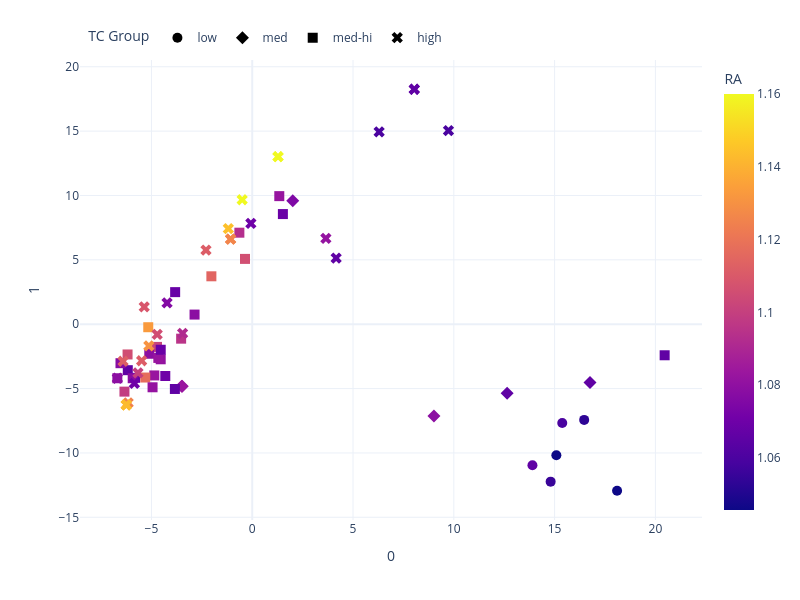

The code cell stored with this chart in its notebook:
### Code cell
PCA_plotter(plot_df_ss, 'RA', model_name, save_name=save_name+"_ss", save=save)

### Figure 1 — Plotly figure (JSON) as saved in the notebook; plotly's stock layout.template omitted (floating-point values rounded to 4 significant figures; data arrays with more than 128 entries replaced by an {"elided": "..."} marker saying what was removed)
{"data": [{"customdata": [[1.053, 0.6813, 157.2, 109.1, 1.432, 1.58], [1.066, 0.6783, 153.8, 105.9, 1.8, 1.47], [1.06, 0.6783, 154.6, 105.9, 1.8, 1.52], [1.046, 0.6813, 158.2, 109.1, 2.692, 1.45], [1.046, 0.66, 158.2, 91.36, 2.377, 1.36], [1.056, 0.6625, 156.0, 69.55, 1.313, 1.4]], "hovertemplate": "<b>%{hovertext}</b><br><br>TC Group=low<br>0=%{x}<br>1=%{y}<br>RA=%{marker.color}<br>RB=%{customdata[1]}<br>MA=%{customdata[2]}<br>MB=%{customdata[3]}<br>Entropy_conf=%{customdata[4]}<br>Target TC=%{customdata[5]}<extra></extra>", "hovertext": ["Gd2(Zr1/4Hf1/4Sn1/4Ti1/4)2O7", "(Sm1/2Gd1/2)2(Zr1/3Hf1/3Ti1/3)2O7", "(Gd1/2Eu1/2)2(Zr1/3Hf1/3Ti1/3)2O7", "(Sm1/4Gd1/4Eu1/4Yb1/4)2(Zr1/4Hf1/4Sn1/4Ti1/4)2O7", "(Sm1/4Gd1/4Eu1/4Yb1/4)2(Zr1/4Hf1/4Ti1/2)2O7", "(Sm3/4Yb1/4)2(Zr1/2Ti1/2)2O7"], "legendgroup": "low", "marker": {"color": [1.053, 1.066, 1.06, 1.046, 1.046, 1.056], "coloraxis": "coloraxis", "size": 10, "symbol": "circle"}, "mode": "markers", "name": "low", "orientation": "v", "showlegend": true, "type": "scatter", "x": [16.47, 13.9, 15.38, 15.09, 18.1, 14.8], "xaxis": "x", "y": [-7.435, -10.96, -7.677, -10.18, -12.94, -12.23], "yaxis": "y"}, {"customdata": [[1.083, 0.72, 151.5, 91.22, 0.7499, 1.771], [1.083, 0.72, 151.5, 91.22, 0.7499, 1.773], [1.075, 0.72, 137.0, 91.22, 1.114, 1.798], [1.079, 0.6813, 150.4, 109.1, 1.432, 1.73], [1.066, 0.6813, 153.2, 109.1, 2.43, 1.67], [1.066, 0.6558, 153.2, 88.67, 2.3, 1.71]], "hovertemplate": "<b>%{hovertext}</b><br><br>TC Group=med<br>0=%{x}<br>1=%{y}<br>RA=%{marker.color}<br>RB=%{customdata[1]}<br>MA=%{customdata[2]}<br>MB=%{customdata[3]}<br>Entropy_conf=%{customdata[4]}<br>Target TC=%{customdata[5]}<extra></extra>", "hovertext": ["*Gd1.33Ce0.67Zr2.00O7.00", "*Gd1.33Ce0.67Zr2.00O7.00", "*La0.56Gd1.00Y0.44Zr2.00O7.00", "Sm2(Zr1/4Hf1/4Sn1/4Ti1/4)2O7", "(Sm1/3Gd1/3Eu1/3)2(Zr1/4Hf1/4Sn1/4Ti1/4)2O7", "(Sm1/3Gd1/3Eu1/3)2(Zr1/6Hf1/6Sn1/6Ti1/2)2O7"], "legendgroup": "med", "marker": {"color": [1.083, 1.083, 1.075, 1.079, 1.066, 1.066], "coloraxis": "coloraxis", "size": 10, "symbol": "diamond"}, "mode": "markers", "name": "med", "orientation": "v", "showlegend": true, "type": "scatter", "x": [-3.473, -3.503, 2.011, 9.014, 12.64, 16.76], "xaxis": "x", "y": [-4.827, -4.816, 9.6, -7.131, -5.362, -4.528], "yaxis": "y"}, {"customdata": {"elided": "27x6 float values"}, "hovertemplate": "<b>%{hovertext}</b><br><br>TC Group=med-hi<br>0=%{x}<br>1=%{y}<br>RA=%{marker.color}<br>RB=%{customdata[1]}<br>MA=%{customdata[2]}<br>MB=%{customdata[3]}<br>Entropy_conf=%{customdata[4]}<br>Target TC=%{customdata[5]}<extra></extra>", "hovertext": ["*Sm2.00Zr2.00O7.00", "*Sm1.38Eu0.15Dy0.46Zr2.00O7.00", "*Sm1.33Gd0.44Dy0.22Zr2.00O7.00", "*Nd0.86Sm0.76Er0.38Zr2.00O7.00", "*La0.53Gd0.53Dy0.95Zr2.00O7.00", "*Dy0.67Pr1.33Zr2.00O7.00", "*Nd0.70Sm0.09Eu0.70Ce0.52Zr2.00O7.00", "*Sm0.86Dy0.29Ce0.86Zr2.00O7.00", "*La1.00Sm0.25Eu0.75Zr2.00O7.00", "*Nd0.86Sm0.29Gd0.86Zr2.00O7.00", "*Gd0.63Dy0.21Pr0.84Ce0.32Zr2.00O7.00", "*Nd1.00Dy1.00Zr2.00O7.00", "*La1.38Yb0.62Zr2.00O7.00", "*Eu0.53Y0.53Pr0.95Zr2.00O7.00", "*Sm0.58Gd0.33Eu0.67Pr0.08Ce0.33Zr2.00O7.00", "*La1.33Sm0.67Zr2.00O7.00", "*Nd0.86Sm0.57Pr0.57Zr2.00O7.00", "*Sm0.24Tm0.72Pr0.40Ce0.64Zr2.00O7.00", "*La0.09Y0.78Dy0.26Pr0.17Ce0.70Zr2.00O7.00", "*Nd0.92Gd1.08Zr2.00O7.00", "*Sm0.10Gd0.70Ho0.60Ce0.60Zr2.00O7.00", "*Eu0.80Tm0.40Ce0.80Zr2.00O7.00", "*Eu0.55Dy0.55Er0.30Pr0.06Ce0.55Zr2.00O7.00", "*Nd0.18Gd0.36Pr0.73Ce0.73Zr2.00O7.00", "(Sm1/3Gd1/3Eu1/3)2(Zr1/2Hf1/2)2O7", "(Sm1/3Gd1/3Eu1/3)2(Zr1/12Hf1/12Sn1/12Ti3/4)2O7", "(La1/7Nd1/7Sm1/7Gd1/7Eu1/7Pr1/7Ce1/7)2(Zr1/2Hf1/2)2O7"], "legendgroup": "med-hi", "marker": {"color": [1.079, 1.066, 1.067, 1.078, 1.069, 1.093, 1.102, 1.099, 1.115, 1.081, 1.095, 1.068, 1.106, 1.082, 1.083, 1.133, 1.105, 1.078, 1.079, 1.079, 1.07, 1.082, 1.069, 1.117, 1.066, 1.066, 1.081], "coloraxis": "coloraxis", "size": 10, "symbol": "square"}, "mode": "markers", "name": "med-hi", "orientation": "v", "showlegend": true, "type": "scatter", "x": [-6.692, -6.174, -5.812, -6.536, 1.52, -0.6386, -4.725, -6.339, -2.027, -4.541, -3.527, -3.824, -0.3587, 1.342, -4.858, -5.158, -6.185, -5.93, -5.107, -2.862, -4.313, -4.659, -4.54, -5.306, -3.838, 20.46, -4.945], "xaxis": "x", "y": [-4.198, -3.572, -4.165, -3.028, 8.555, 7.109, -1.764, -5.237, 3.722, -2.725, -1.123, 2.492, 5.073, 9.949, -3.98, -0.2341, -2.35, -4.196, -2.296, 0.7473, -4.023, -2.62, -1.984, -4.142, -5.031, -2.414, -4.9], "yaxis": "y"}, {"customdata": {"elided": "28x6 float values"}, "hovertemplate": "<b>%{hovertext}</b><br><br>TC Group=high<br>0=%{x}<br>1=%{y}<br>RA=%{marker.color}<br>RB=%{customdata[1]}<br>MA=%{customdata[2]}<br>MB=%{customdata[3]}<br>Entropy_conf=%{customdata[4]}<br>Target TC=%{customdata[5]}<extra></extra>", "hovertext": ["*La0.62Y0.34Er0.28Pr0.28Ce0.48Zr2.00O7.00", "*Pr2.00Zr2.00O7.00", "*Sm0.18Er0.18Ce1.64Zr2.00O7.00", "*Eu0.20Ho0.90Pr0.90Zr2.00O7.00", "*Ce2.00Zr2.00O7.00", "*Pr2.00Zr2.00O7.00", "*Ce2.00Zr2.00O7.00", "*La1.12Nd0.38Er0.50Zr2.00O7.00", "*La2.00Zr2.00O7.00", "*Ce2.00Zr2.00O7.00", "*Nd1.45Sm0.18Ce0.36Zr2.00O7.00", "*La1.14Nd0.14Pr0.71Zr2.00O7.00", "*Tm0.42Ho0.42Er0.21Ce0.95Zr2.00O7.00", "*La0.84Y0.32Ce0.84Zr2.00O7.00", "*Eu2.00Zr2.00O7.00", "*Eu1.08Ho0.15Ce0.77Zr2.00O7.00", "*La0.20Sm0.20Ho0.53Pr0.47Ce0.60Zr2.00O7.00", "*Eu2.00Zr2.00O7.00", "*Nd2.00Zr2.00O7.00", "La2Zr2O7", "Sm2Zr2O7", "La2(Zr1/2Hf1/2)2O7", "(La1/2Pr1/2)2(Zr1/3Hf1/3Sn1/3)2O7", "(Gd1/2Eu1/2)2(Zr1/3Hf1/3Sn1/3)2O7", "(La1/3Nd1/3Pr1/3)2(Zr1/2Hf1/2)2O7", "(Sm1/3Gd1/3Eu1/3)2(Zr1/3Hf1/3Sn1/3)2O7", "(La1/5Nd1/5Sm1/5Eu1/5Ce1/5)2Zr2O7", "(La1/7Nd1/7Sm1/7Gd1/7Eu1/7Pr1/7Ce1/7)2(Zr1/3Hf1/3Sn1/3)2O7"], "legendgroup": "high", "marker": {"color": [1.105, 1.126, 1.125, 1.07, 1.143, 1.126, 1.143, 1.111, 1.16, 1.143, 1.112, 1.144, 1.07, 1.131, 1.066, 1.092, 1.1, 1.066, 1.109, 1.16, 1.079, 1.16, 1.06, 1.06, 1.076, 1.066, 1.111, 1.081], "coloraxis": "coloraxis", "size": 10, "symbol": "x"}, "mode": "markers", "name": "high", "orientation": "v", "showlegend": true, "type": "scatter", "x": [-4.715, -1.074, -6.155, -0.06797, -6.249, -1.074, -6.249, -2.295, 1.279, -6.249, -6.409, -1.187, -5.847, -5.13, 8.038, -3.455, -5.67, 8.038, -5.359, 1.279, -6.692, -0.4999, 6.295, 9.734, -4.226, 4.163, -5.487, 3.653], "xaxis": "x", "y": [-0.7929, 6.605, -6.105, 7.827, -6.263, 6.605, -6.263, 5.757, 13.01, -6.263, -2.877, 7.42, -4.592, -1.688, 18.25, -0.7116, -3.781, 18.25, 1.344, 13.01, -4.198, 9.667, 14.94, 15.04, 1.656, 5.138, -2.841, 6.662], "yaxis": "y"}], "layout": {"coloraxis": {"cmax": 1.16, "cmin": 1.046, "colorbar": {"title": {"text": "RA"}}, "colorscale": [[0, "#0d0887"], [0.1111, "#46039f"], [0.2222, "#7201a8"], [0.3333, "#9c179e"], [0.4444, "#bd3786"], [0.5556, "#d8576b"], [0.6667, "#ed7953"], [0.7778, "#fb9f3a"], [0.8889, "#fdca26"], [1, "#f0f921"]]}, "height": 600, "legend": {"orientation": "h", "title": {"text": "TC Group"}, "tracegroupgap": 0, "x": 0.01, "xanchor": "left", "y": 1.08, "yanchor": "top"}, "margin": {"t": 60}, "width": 800, "xaxis": {"anchor": "y", "domain": [0, 1], "title": {"text": "0"}}, "yaxis": {"anchor": "x", "domain": [0, 1], "title": {"text": "1"}}}}
